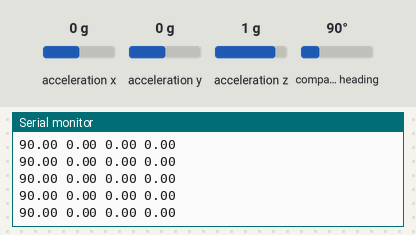
The sketch below on a simulated Arduino Nano 33 IoT. On the bench: the last lines printed to the serial monitor. Inputs (shaded band) come from the test bench; at power-on: acceleration x 0 g, acceleration y 0 g, acceleration z 1 g, compass heading 90°. Nothing arrives over Bluetooth unless stated.

Above: at 11.2 s.
11.3 s: acceleration x set to -1.4 g
At 11.7 s:
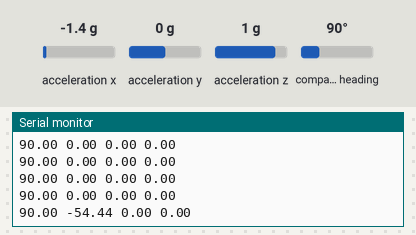
12.8 s: acceleration y set to -1.4 g
At 12.97 s:
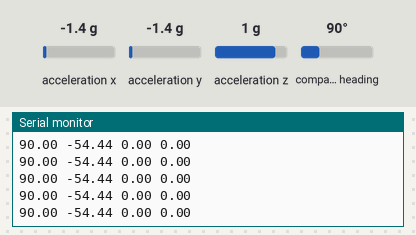
14.3 s: acceleration z set to -1.4 g
At 14.48 s:
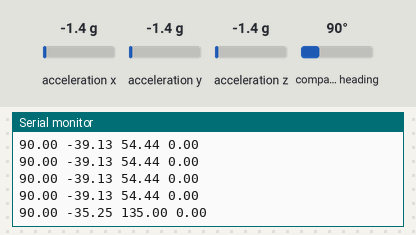
15.8 s: compass heading set to 7°
At 16.0 s:
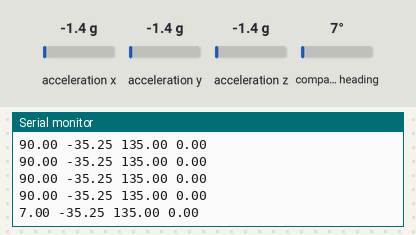
Timing chart, 0 to 18.3 s (numbered marks = the images above; inputs shaded):
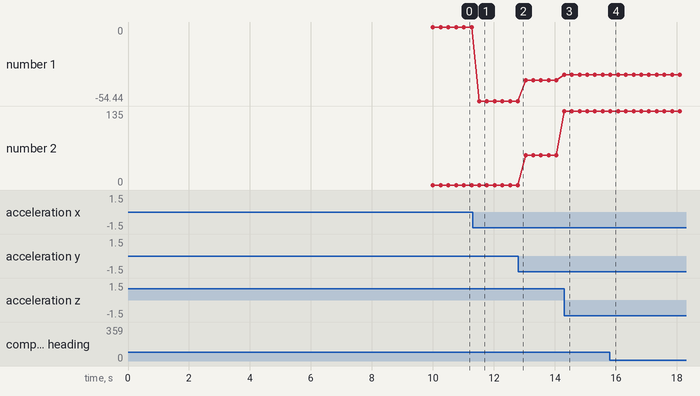

The sketch:

MAOS.ino
```cpp
//Libraries
#include <ArduinoBLE.h>
#include <Wire.h>
#include <Adafruit_Sensor.h>
#include <Adafruit_BNO055.h>
#include <utility/imumaths.h>


//Setting Up IMU
#define BNO055_SAMPLERATE_DELAY_MS (100)
Adafruit_BNO055 bno = Adafruit_BNO055(-1, 0x28);

//Setting Up Bluetooth
BLEService imuService("95ff7bf8-aa6f-4671-82d9-22a8931c5387");
BLEFloatCharacteristic AX("95ff7bf8-aa6f-4671-82d9-22a8931c5387", BLERead);
BLEFloatCharacteristic AY("f49caa00-17f8-4e92-b5fd-d27137ca4515", BLERead);
BLEFloatCharacteristic AZ("84f9b003-6d14-44d7-8db1-d574d29c10c3", BLERead);

void setup() {
  Serial.begin(115200);
  Serial.println("");
  //Waits until BLE Begins and Prints Error Message
  if(!BLE.begin()) {
    Serial.println("Bluetooth Low Energy Not Working");
  }
  else{
    Serial.println("Bluetooth Ready");
  }
  //Setting Up Bluetooth ID Information
  BLE.setDeviceName("MAOS Device");
  BLE.setLocalName("MAOS Local");

  //Setting Up Bluetooth ID Information
  BLE.setDeviceName("MAOS Device");
  BLE.setLocalName("MAOS Local");

  //Setting up the IMU Service
  imuService.addCharacteristic(AX);
  imuService.addCharacteristic(AY);
  imuService.addCharacteristic(AZ);
  BLE.addService(imuService);

  //Starting IMU Values at 0
  AX.writeValue((float) 0.0);
  AY.writeValue((float) 0.0);
  AZ.writeValue((float) 0.0);

  BLE.advertise();

  delay(10000);

  //Waits until IMU Begins and Prints Error Message
  if(!bno.begin())
  {
    /* There was a problem detecting the BNO055 ... check your connections */
    Serial.print("Ooops, no BNO055 detected ... Check your wiring or I2C ADDR!");
    while(1);
  }
  bno.setExtCrystalUse(true);

}

void loop() {

 //Getting euler vector from IMU for position data
 imu::Vector<3> euler = bno.getVector(Adafruit_BNO055::VECTOR_EULER);

  /* Display the floating point data */
  //Serial.print("X: ");
  Serial.print(euler.x());
  Serial.print(" ");
  Serial.print(euler.y());
  Serial.print(" ");
  Serial.print(euler.z());
  Serial.print(" ");
  AX.writeValue((float) euler.x());
  AY.writeValue((float) euler.y());
  AZ.writeValue((float) euler.z());
  sensors_event_t linearAccelData;
  bno.getEvent(&linearAccelData, Adafruit_BNO055::VECTOR_LINEARACCEL);
  Serial.println(linearAccelData.acceleration.x);

  delay(250);

}
```

Measured:
- after the input at 11.3 s, the serial monitor: prints a new line after 0.22 s (image 1)
- after the input at 14.3 s, the serial monitor: prints a new line at once (image 3)
- after the input at 15.8 s, the serial monitor: prints a new line at once (image 4)
- plotted number 1: 0 → -54.44 after the input at 11.3 s, -54.44 → -39.13 after the input at 12.8 s, -39.13 → -35.25 after the input at 14.3 s
- plotted number 2: 0 → 54.44 after the input at 12.8 s, 54.44 → 135 after the input at 14.3 s
